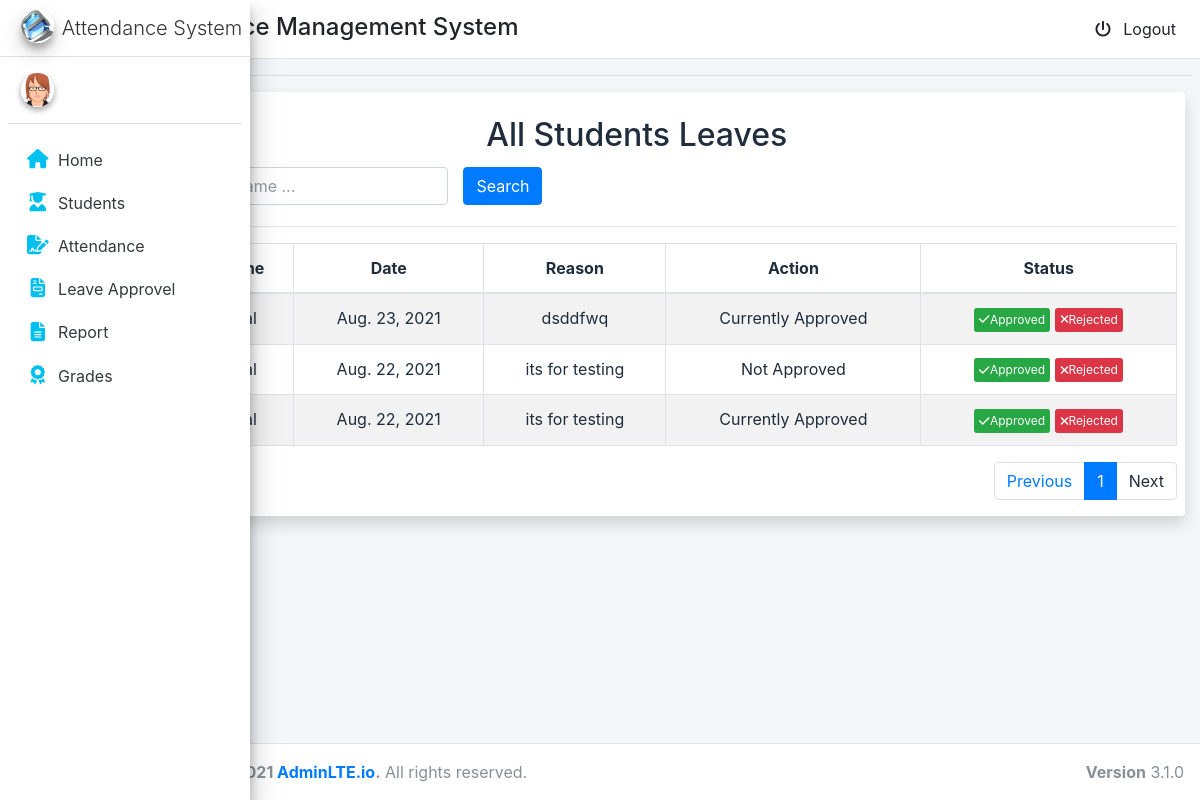
/adm/leave/approvel/, run on an earlier commit of the app's database.
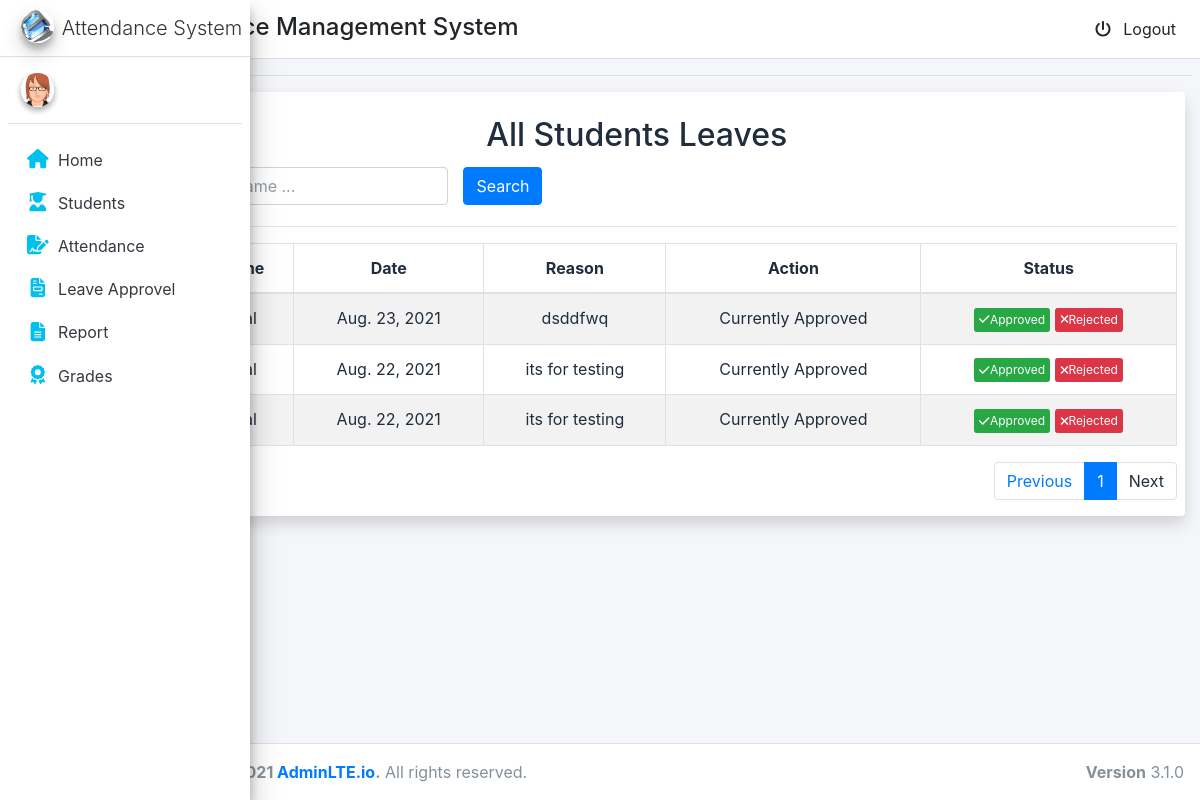
And on a later commit of the database.
### students/models.py (models this page shows, shortened)
class Leave(models.Model):
    date=models.DateField()
    reason=models.TextField(max_length=300,blank=True,null=True)
    student=models.ForeignKey(MyUser,on_delete=models.CASCADE)
    approve=models.BooleanField(default=False)

### adm/views.py (the view)
# urls.py: path('leave/approvel/', views.leave_approvel, name='leave_approvel'),
def leave_approvel(request):
    all_leave = Leave.objects.all().order_by('-id')
    p = Paginator(all_leave, 7)
    page_number = request.GET.get('page')
    try:
        page_obj = p.get_page(page_number)
    except PageNotAnInteger:
        page_obj = p.page(1)
    except EmptyPage:
        page_obj = p.page(p.num_pages)
    context = {'page_obj': page_obj}
    return render(request, 'leave_approvel.html', context)

### adm/templates/leave_approvel.html (shortened to what this page needs)
{% extends 'base.html' %}
{% block content %}
<div class="container-fluid ">
    <div class="col-md-12 shadow bg-white rounded">
        <br>
        <h2 class="text-center">All Students Leaves</h2>
        <div class="row" style="padding: 5px">
            <div class="col-lg-4">
                <input type="text" class="form-control name_search" placeholder="Search by Item Name ..."
                    value="{{ search_value_name }}">
            </div>
            <div class="col-lg-2">
                <button class="btn btn-primary search">Search</button>
            </div>
        </div>
        <hr>
        <div class="content-panel table-responsive">
            <table class="table table-striped table-bordered table-advance table-hover item-table">
                <thead>
                    <tr>
                        <th class="text-center"> S.No</th>
                        <th class="text-center"> Name</th>
                        <th class="text-center">Date</th>
                        <th class="text-center">Reason</th>
                        <th class="text-center">Action</th>
                        <th class="text-center">Status</th>
                    </tr>
                </thead>
                <tbody class="product-table-body text-center">
                    {% if page_obj %}
                    {% for stu in page_obj.object_list %}
                    <tr>
                        <td><a href="#">{{ forloop.counter}}</a></td>
                        <td class="#">{{ stu.student.first_name }}</td>
                        <td class="#">{{ stu.date }}</td>
                        <td class="#">{{ stu.reason }}</td>
                        <td class="#">{%if stu.approve == True %} Currently Approved {% else %} Not Approved {%endif%}</td>
                        <td>
                            <a href="{% url 'leave_approvel_response' pk=stu.id val=1 %}"><button class="btn btn-success btn-xs"
                                    title="view attendance"><i class="fa fa-check"></i>Approved</button></a>
                            <a href="{% url 'leave_approvel_response' pk=stu.id val=0 %}"><button
                                    class="btn btn-danger btn-xs delete"><i class="fa fa-times"></i>Rejected</button></a>
                        </td>
                    </tr>
                    {% endfor %}
                    {% else %}
                    <tr>
                        <td colspan="8"> No Record Found</td>
                    </tr>
                    {% endif %}
                </tbody>
            </table>
            <nav aria-label="...">
                <ul class="pagination justify-content-end">
                    <li class="page-item ">
                        <a {% if page_obj.has_previous %} href="?page={{page_obj.previous_page_number }}" {% else %}
                            disable {% endif %}>
                            <span class="page-link">Previous</span></a>
                    </li>
                    <li class="page-item active"><a class="page-link "
                            href="?page={{page_obj.number}}">{{page_obj.number}}</a></li>
                    <li class="page-item">
                        <a class="page-link" >Next</a>
                    </li>
                </ul>
            </nav>
        </div>
    </div>
</div>
{% endblock content %}

What changed in the data, as far as the page shows it:
changed Leave (number 2 of 3 on the later page): approve "Not Approved" → "Currently Approved"
